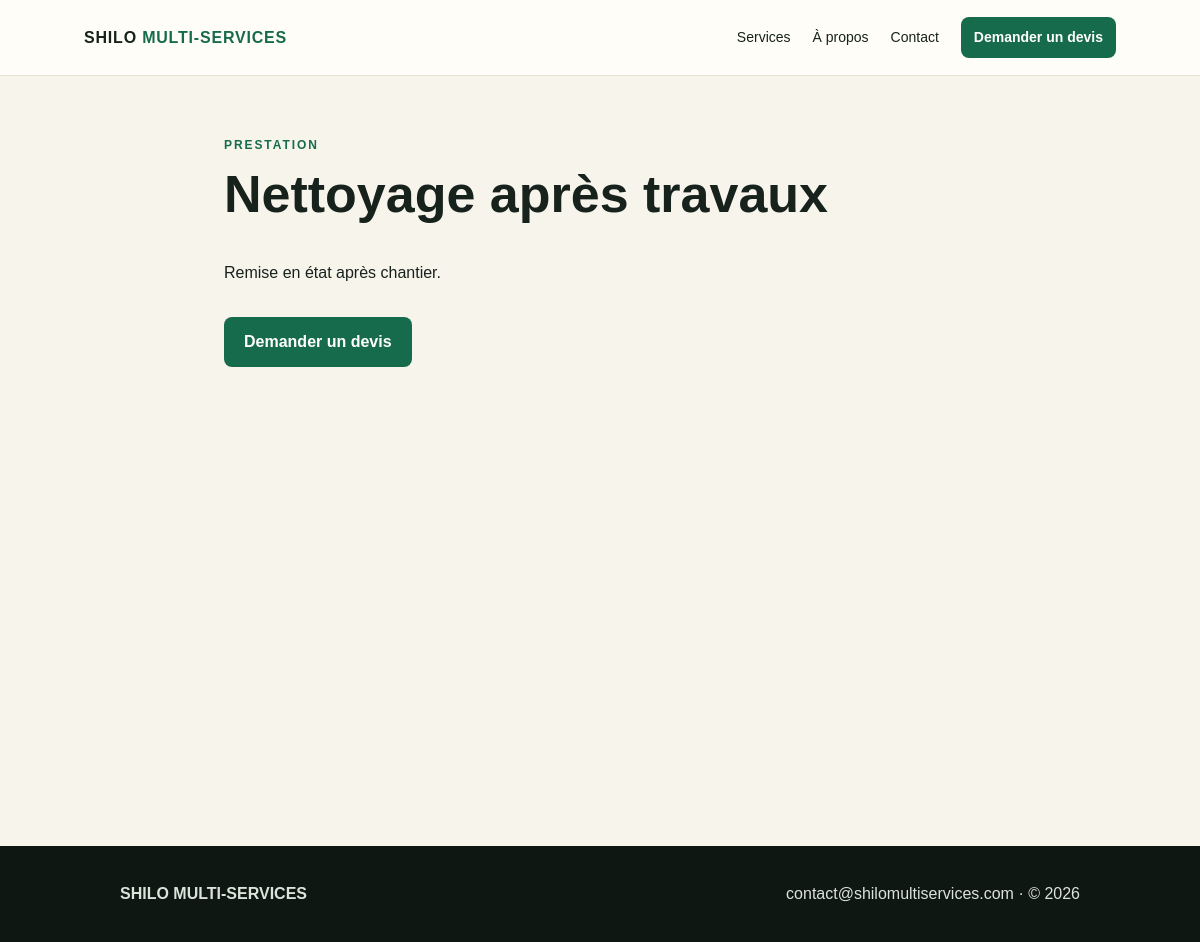
Screenshot of /services/3/ with the database file from the repository.
### services/models.py (models this page shows, shortened)
class Service(models.Model):
    name = models.CharField(max_length=120)
    short_description = models.CharField(max_length=255)
    description = models.TextField(blank=True)
    active = models.BooleanField(default=True)

### services/views.py (the view)
# urls.py: urlpatterns=[path('',views.home,name='home'),path('devis/',views.quote,name='quote'),path('contact/',views.contact,name='contact'),path('services/<int:pk>/',views.detail,name='detail')]
def detail(request,pk): return render(request,'service_detail.html',{'service':get_object_or_404(Service,pk=pk,active=True)})

### templates/service_detail.html
{% extends 'base.html' %}{% block content %}<section class="form"><p class="eyebrow">PRESTATION</p><h1>{{service.name}}</h1><p>{{service.description|linebreaks}}</p><a class="btn" href="{% url 'quote' %}">Demander un devis</a></section>{% endblock %}

### static/css/site.css (style rules this page uses)
:root { --green:#176b4d;--dark:#17221d;--cream:#f7f4ec;--gold:#d6ad55 }
* { box-sizing:border-box }
body { margin:0;font-family:Arial,sans-serif;color:var(--dark);background:var(--cream);line-height:1.6 }
.btn { display:inline-block;background:var(--green);color:white!important;border:0;border-radius:8px;padding:12px 20px;text-decoration:none;font-weight:700;cursor:pointer }
h1 { font-size:clamp(44px,6vw,72px);line-height:1.05;margin:12px 0 22px }
.eyebrow { font-size:12px;letter-spacing:.16em;font-weight:800;color:var(--green) }
.form { max-width:800px;min-height:650px;margin:60px auto;padding:0 24px }
.form h1 { font-size:52px }
.form p { display:flex;flex-direction:column;gap:7px }

### rows the page displays
Service: name "Nettoyage après travaux", description "Remise en état après chantier."
